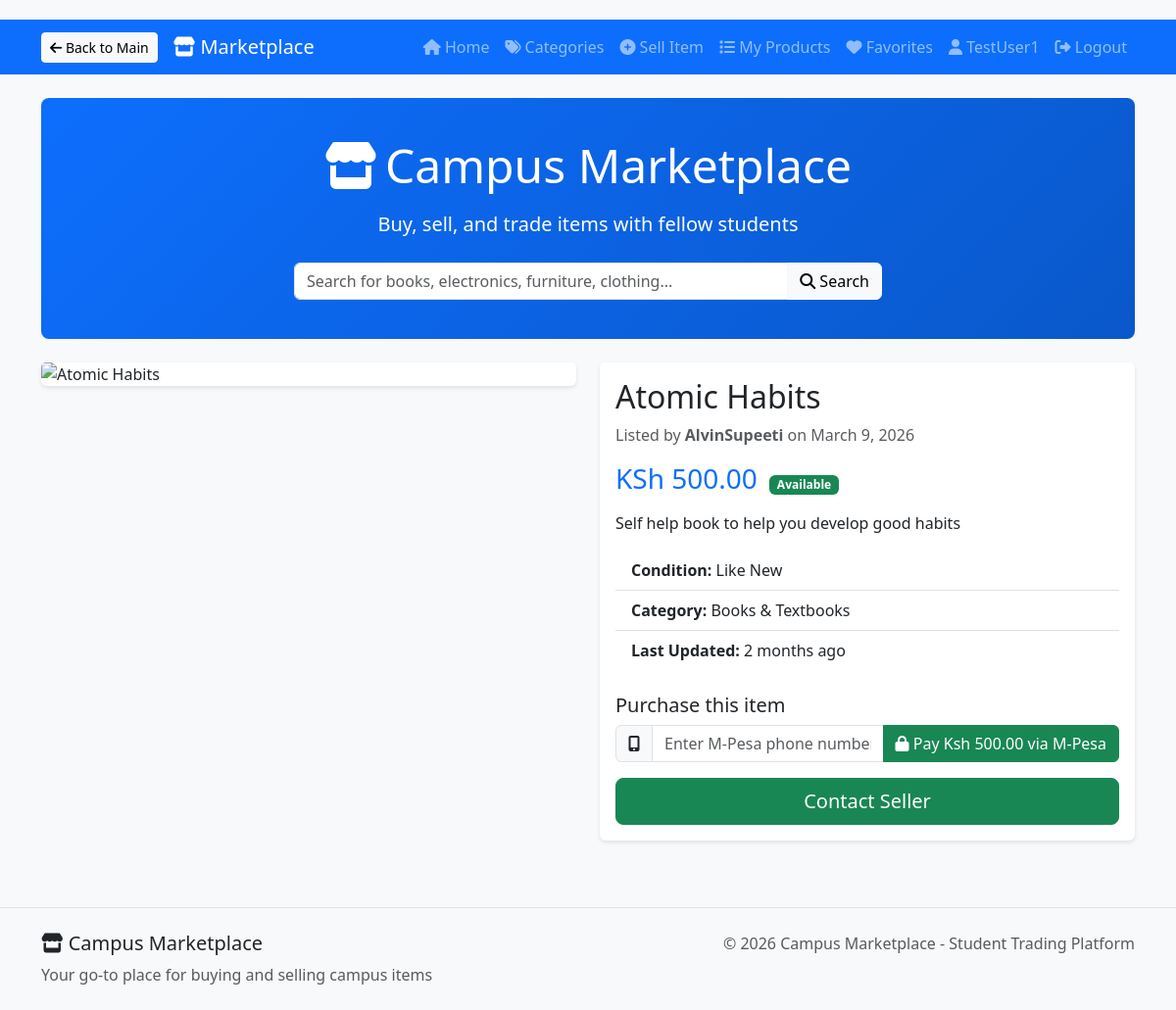
The app's page /marketplace/product/2/ (signed in) with its own data.
### accounts/models.py (models this page shows, shortened)
class CustomUser(AbstractUser):
    USER_TYPE_CHOICES = (
        ('student', 'Student'),
        ('vendor', 'Vendor'),
        ('staff', 'Staff'),
    )
    user_type = models.CharField(max_length=10, choices=USER_TYPE_CHOICES, default='student')
    student_id = models.CharField(max_length=20, blank=True, null=True)
    phone_number = models.CharField(max_length=15, blank=True, null=True)
    profile_picture = CloudinaryField('profile_pictures', blank=True, null=True)
    email_verified = models.BooleanField(default=False)
    created_at = models.DateTimeField(auto_now_add=True)
    bio = models.TextField(blank=True, null=True)
    updated_at = models.DateTimeField(auto_now=True)

### marketplace/models.py (models this page shows, shortened)
class Product(models.Model):
    CONDITION_CHOICES = [
        ('new', 'New'),
        ('like_new', 'Like New'),
        ('good', 'Good'),
        ('fair', 'Fair'),
        ('poor', 'Poor'),
    ]
    seller = models.ForeignKey(CustomUser, on_delete=models.CASCADE, related_name='products')
    title = models.CharField(max_length=200)
    description = models.TextField()
    category = models.ForeignKey(Category, on_delete=models.CASCADE, related_name='products')
    price = models.DecimalField(max_digits=10, decimal_places=2)
    condition = models.CharField(max_length=20, choices=CONDITION_CHOICES)
    image = CloudinaryField('product_images', blank=True, null=True)
    is_sold = models.BooleanField(default=False)
    created_at = models.DateTimeField(auto_now_add=True)
    updated_at = models.DateTimeField(auto_now=True)
    expires_at = models.DateTimeField(null=True, blank=True)
    expired = models.BooleanField(default=False)
    class Meta:
        ordering = ['-created_at']

class Category(models.Model):
    name = models.CharField(max_length=100)
    description = models.TextField(blank=True)
    icon = models.CharField(max_length=50, blank=True)
    objects = CategoryManager()
    class Meta:
        verbose_name_plural = "Categories"

### marketplace/views.py (the view)
# urls.py: path('product/<int:product_id>/', views.product_detail, name='product_detail'),
@login_required
def product_detail(request, product_id):
    product = get_object_or_404(Product, pk=product_id)
    related_products = Product.objects.filter(
        category=product.category,
        is_sold=False
    ).exclude(pk=product.pk).order_by('-created_at')[:4]
    context = {
        'product': product,
        'related_products': related_products,
        'title': product.title,
    }
    return render(request, 'marketplace/product_detail.html', context)

### templates/marketplace/product_detail.html (shortened to what this page needs)
{% extends 'marketplace/base.html' %}
{% block content %}
<div class="row">
    <div class="col-md-6">
        <div class="card">
            {% if product.image %}
            <img src="{{ product.image.url }}" class="card-img-top" alt="{{ product.title }}">
            {% else %}
            <div class="text-center py-5 bg-light">
                <i class="bi bi-image text-muted" style="font-size: 5rem;"></i>
                <p class="mt-2 text-muted">No image available</p>
            </div>
            {% endif %}
        </div>
    </div>
    <div class="col-md-6">
        <div class="card">
            <div class="card-body">
                <h2 class="card-title">{{ product.title }}</h2>
                <p class="text-muted">Listed by <strong>{{ product.seller.username }}</strong> on {{ product.created_at|date }}</p>
                <div class="mb-3">
                    <span class="h3 text-primary">KSh {{ product.price }}</span>
                    <span class="badge bg-{{ product.is_sold|yesno:'danger,success' }} ms-2">
                        {{ product.is_sold|yesno:"Sold,Available" }}
                    </span>
                </div>
                <p class="card-text">{{ product.description|linebreaks }}</p>
                <ul class="list-group list-group-flush mb-3">
                    <li class="list-group-item"><strong>Condition:</strong> {{ product.get_condition_display }}</li>
                    <li class="list-group-item"><strong>Category:</strong> {{ product.category.name|default:"Not specified" }}</li>
                    <li class="list-group-item"><strong>Last Updated:</strong> {{ product.updated_at|timesince }} ago</li>
                </ul>
                {% if not product.is_sold %}
<div class="payment-section mt-4">
    <h5>Purchase this item</h5>
    <form method="POST" action="{% url 'mpesa:initiate_payment' product.id %}">
        <div class="input-group mb-3">
            <span class="input-group-text"><i class="fas fa-mobile-alt"></i></span>
            <input type="text" name="phone_number" class="form-control"
                   placeholder="Enter M-Pesa phone number (e.g., 0712345678)" required>
            <button type="submit" class="btn btn-success">
                <i class="fas fa-lock"></i> Pay Ksh {{ product.price }} via M-Pesa
            </button>
        </div>
    </form>
</div>
{% else %}
<div class="alert alert-secondary">
    <i class="fas fa-check-circle"></i> This item has been sold.
</div>
{% endif %}
                <div class="d-grid gap-2 d-md-flex">
                    {% if user.is_authenticated and user == product.seller %}
                        <a href="{% url 'marketplace:update_product' product.pk %}" class="btn btn-warning me-2">
                            <i class="bi bi-pencil-square"></i> Edit
                        </a>
                        <a href="{% url 'marketplace:delete_product' product.pk %}" class="btn btn-danger">
                            <i class="bi bi-trash"></i> Delete
                        </a>
                    {% elif not product.is_sold %}
                        <button class="btn btn-success btn-lg flex-fill" data-bs-toggle="modal" data-bs-target="#contactModal">
                             Contact Seller
                        </button>
                    {% endif %}
                </div>
            </div>
        </div>
    </div>
</div>
{% endblock %}

### templates/marketplace/base.html (shortened to what this page needs)
<!DOCTYPE html>
<html lang="en">
<head>
    <link href="https://cdn.jsdelivr.net/npm/bootstrap@5.3.0/dist/css/bootstrap.min.css" rel="stylesheet">
    <link rel="stylesheet" href="https://cdnjs.cloudflare.com/ajax/libs/font-awesome/6.4.0/css/all.min.css">
</head>
<body>
    <nav class="navbar navbar-expand-lg navbar-dark nav-marketplace mb-4">
        <div class="container">
            <a href="{% url 'home' %}" class="btn btn-light btn-sm me-3">
                <i class="fas fa-arrow-left"></i> Back to Main
            </a>
            <a class="navbar-brand" href="{% url 'marketplace:home' %}">
                <i class="fas fa-store"></i> Marketplace
            </a>
            <div class="collapse navbar-collapse" id="navbarNav">
                <ul class="navbar-nav ms-auto">
                    <li class="nav-item">
                        <a class="nav-link" href="{% url 'marketplace:home' %}">
                            <i class="fas fa-home"></i> Home
                        </a>
                    </li>
                    <li class="nav-item">
                        <a class="nav-link" href="{% url 'marketplace:categories' %}">
                            <i class="fas fa-tags"></i> Categories
                        </a>
                    </li>
                    {% if user.is_authenticated %}
                    <li class="nav-item">
                        <a class="nav-link" href="{% url 'marketplace:create_product' %}">
                            <i class="fas fa-plus-circle"></i> Sell Item
                        </a>
                    </li>
                    <li class="nav-item">
                        <a class="nav-link" href="{% url 'marketplace:my_listings' %}">
                            <i class="fas fa-list"></i> My Products
                        </a>
                    </li>
                    <li class="nav-item">
                        <a class="nav-link" href="{% url 'marketplace:favorites' %}">
                            <i class="fas fa-heart"></i> Favorites
                        </a>
                    </li>
                    <li class="nav-item">
                        <a class="nav-link" href="{% url 'accounts:profile' %}">
                            <i class="fas fa-user"></i> {{ user.username }}
                        </a>
                    </li>
                    <li class="nav-item">
                        <a class="nav-link" href="{% url 'accounts:logout' %}">
                            <i class="fas fa-sign-out-alt"></i> Logout
                        </a>
                    </li>
                    {% endif %}
                </ul>
            </div>
        </div>
    </nav>
    <div class="container">
        <div class="hero-marketplace text-center mb-4">
            <div class="container">
                <h1 class="display-5 mb-3"><i class="fas fa-store me-2"></i>Campus Marketplace</h1>
                <p class="lead mb-4">Buy, sell, and trade items with fellow students</p>
                <div class="search-box">
                    <form method="GET" action="{% url 'marketplace:home' %}" class="input-group">
                        <input type="text" name="q" class="form-control"
                               placeholder="Search for books, electronics, furniture, clothing..."
                               value="{{ request.GET.q|default:'' }}">
                        <button class="btn btn-light" type="submit">
                            <i class="fas fa-search"></i> Search
                        </button>
                    </form>
                </div>
            </div>
        </div>
        {% block content %}{% endblock %}
    </div>
    <footer class="mt-5 py-4 bg-light border-top">
        <div class="container">
            <div class="row">
                <div class="col-md-6">
                    <h5><i class="fas fa-store"></i> Campus Marketplace</h5>
                    <p class="text-muted mb-0">Your go-to place for buying and selling campus items</p>
                </div>
                <div class="col-md-6 text-end">
                    <p class="mb-0 text-muted">
                        &copy; {% now "Y" %} Campus Marketplace - Student Trading Platform
                    </p>
                </div>
            </div>
        </div>
    </footer>
</body>
</html>

### templates/marketplace/base.html (style rules this page uses)
body { background-color: #f8f9fa; padding-top: 20px; }
.card { margin-bottom: 20px; border: none; box-shadow: 0 2px 4px rgba(0,0,0,0.1); }
.hero-marketplace { background: linear-gradient(135deg, #0d6efd 0%, #0a58ca 100%); color: white; padding: 40px 0; border-radius: 8px; margin-bottom: 30px; }
.nav-marketplace { background-color: #0d6efd; }
.search-box { max-width: 600px; margin: 0 auto; }

### records on screen
CustomUser: username "TestUser1"
Product: title "Atomic Habits", seller.username "AlvinSupeeti", created_at "March 9, 2026", price "500.00", is_sold "Available", description "Self help book to help you develop good habits", condition "Like New", category.name "Books & Textbooks", updated_at "2 months"
